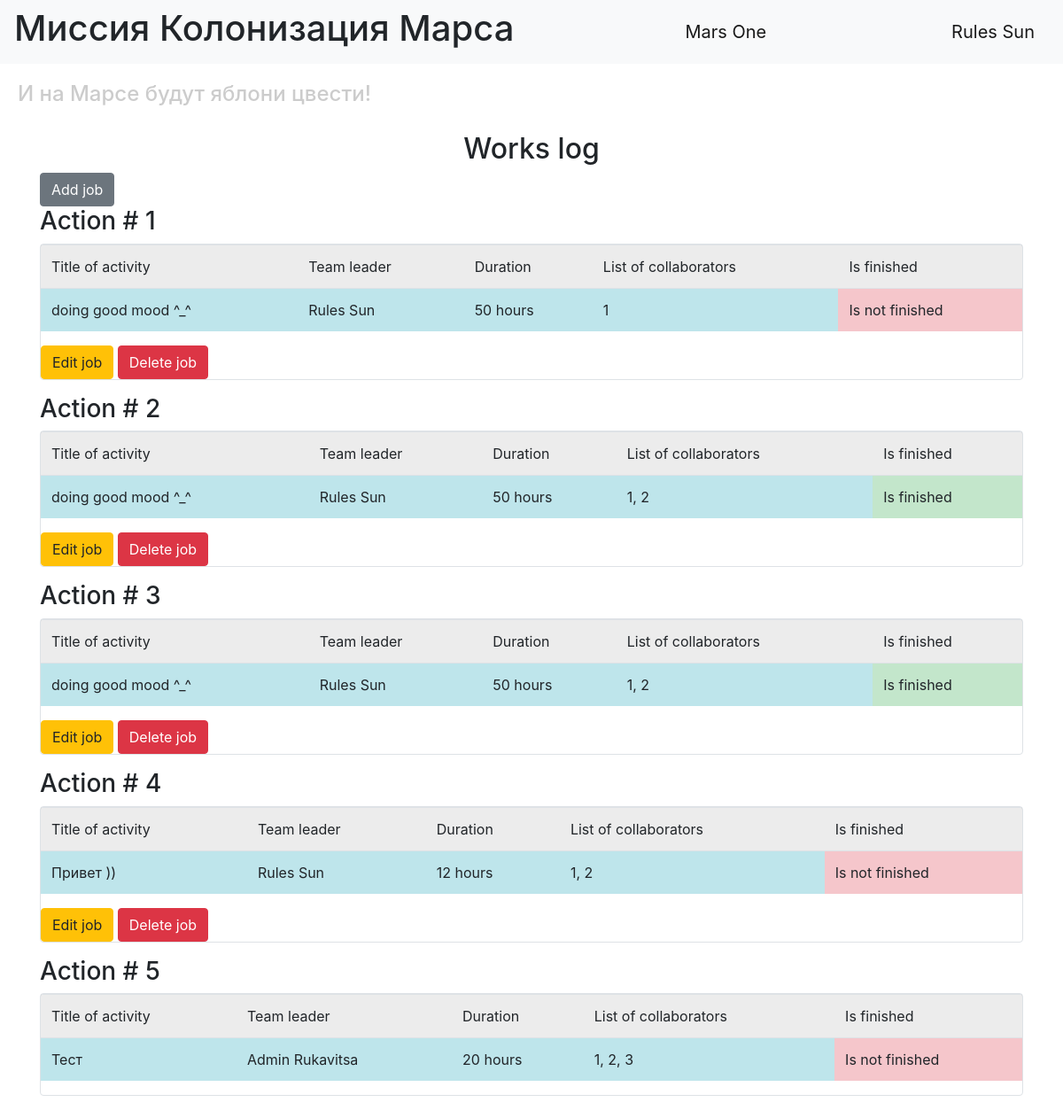
Screenshot of /index (signed in) with the database file from the repository.
### data/users.py (models this page shows, shortened)
class User(SqlAlchemyBase, UserMixin, SerializerMixin):
    __tablename__ = 'users'
    id = sqlalchemy.Column(sqlalchemy.Integer,
                           primary_key=True, autoincrement=True)
    surname = sqlalchemy.Column(sqlalchemy.String, nullable=True)
    name = sqlalchemy.Column(sqlalchemy.String, nullable=True)
    age = sqlalchemy.Column(sqlalchemy.Integer)
    position = sqlalchemy.Column(sqlalchemy.String, nullable=True)
    speciality = sqlalchemy.Column(sqlalchemy.String, nullable=True)
    address = sqlalchemy.Column(sqlalchemy.String, nullable=True)
    email = sqlalchemy.Column(sqlalchemy.String,
                              index=True, unique=True, nullable=True)
    hashed_password = sqlalchemy.Column(sqlalchemy.String, nullable=True)
    modified_date = sqlalchemy.Column(sqlalchemy.DateTime)
    city_from = sqlalchemy.Column(sqlalchemy.String)

### data/jobs.py (models this page shows)
class Jobs(SqlAlchemyBase, UserMixin, SerializerMixin):
    __tablename__ = 'jobs'
    id = sqlalchemy.Column(sqlalchemy.Integer,
                           primary_key=True, autoincrement=True)
    team_leader = sqlalchemy.Column(sqlalchemy.Integer,
                                    sqlalchemy.ForeignKey("users.id"))
    user = orm.relation('User')
    job = sqlalchemy.Column(sqlalchemy.String, nullable=True)
    work_size = sqlalchemy.Column(sqlalchemy.Integer)
    collaborators = sqlalchemy.Column(sqlalchemy.String)
    start_date = sqlalchemy.Column(sqlalchemy.DateTime,
                                   default=datetime.datetime.now)
    end_date = sqlalchemy.Column(sqlalchemy.DateTime)
    is_finished = sqlalchemy.Column(sqlalchemy.Boolean, default=False)

### main.py (the view)
@app.route('/')
@app.route('/index')
def index():
    session = db_session.create_session()
    jobs = session.query(Jobs)
    name, surname = [], []
    for job in jobs:
        for el in session.query(User).filter_by(id=job.team_leader):
            name.append(el.name)
            surname.append(el.surname)
    return render_template("index.html", jobs=jobs, name=name, surname=surname)

### data/db_session.py (called while the page is built)
def create_session() -> Session:
    global __factory
    return __factory()

### main.py (called while the page is built)
@login_manager.user_loader
def load_user(user_id):
    session = db_session.create_session()
    return session.query(User).get(user_id)

### templates/index.html
{% extends "base.html" %}
{% block content %}
<h2 align="center">Works log</h2>
{% if current_user.is_authenticated %}
    <a href="addjob" class="btn btn-secondary">Add job</a>
{% endif %}
{% for item in jobs %}
<h3>Action # {{ loop.index }}</h3>
<div class="col-md6 border rounded">
    <table class="table">
        <tr>
            <td class="table-active">Title of activity</td>
            <td class="table-active">Team leader</td>
            <td class="table-active">Duration</td>
            <td class="table-active">List of collaborators</td>
            <td class="table-active">Is finished</td>
        </tr>
      <tr>
        <td class="table-info">{{ item.job }}</td>
          <td class="table-info">{{ name[loop.index0] }} {{ surname[loop.index0] }}</td>
          <td class="table-info">{{ item.work_size }} hours</td>
          <td class="table-info">{{ item.collaborators }}</td>
          {% if item.is_finished %}
          <td class="table-success"> Is finished</td>
          {% else %}
          <td class="table-danger"> Is not finished</td>
          {% endif %}
      </tr>
    </table>
    {% if current_user.is_authenticated and (current_user == item.user or current_user.id == 1) %}
    <div>
        <a href="/jobs/{{ item.id }}" class="btn btn-warning">Edit job</a>
        <a href="/jobs_delete/{{ item.id }}" class="btn btn-danger">Delete job</a>
    </div>
{% endif %}
</div>
<p>
{% endfor %}
{% endblock %}

### templates/base.html (shortened to what this page needs)
<!DOCTYPE html>
<html lang="en">
<head>
    <link rel="stylesheet" href="https://stackpath.bootstrapcdn.com/bootstrap/4.4.1/css/bootstrap.min.css">
    <link rel="stylesheet" type="text/css" href="/static/css/style.css" />
</head>
  <body>
    <header>
      <nav class="navbar navbar-light bg-light">
          <h1>Миссия Колонизация Марса</h1>
        <a class="navbar-brand" href="#">Mars One</a>
          {% if current_user.is_authenticated %}
    <a class="navbar-brand" href="/logout">{{ current_user.name }} {{ current_user.surname }}</a>
{% else %}
    <p>
        <a class="btn btn-primary " href="/register">Зарегистрироваться</a>
        <a class="btn btn-success" href="/login">Войти</a>
    </p>
{% endif %}
      </nav>
        <h4>И на Марсе будут яблони цвести!</h4>
    </header>
    <main role="main" class="container">
        {% block content %}{% endblock %}
    </main>
  </body>
</html>

### static/css/style.css (style rules this page uses)
h4 { color: #cccccc; padding: 20px; }

### rows the page displays
User: name "Rules", surname "Sun"
Jobs: job "doing good mood ^_^", work_size "50", collaborators "1", is_finished "Is not finished"
Jobs: job "doing good mood ^_^", work_size "50", collaborators "1, 2", is_finished "Is finished"
Jobs: job "doing good mood ^_^", work_size "50", collaborators "1, 2", is_finished "Is finished"
Jobs: job "Привет ))", work_size "12", collaborators "1, 2", is_finished "Is not finished"
Jobs: job "Тест", work_size "20", collaborators "1, 2, 3", is_finished "Is not finished"
User: name "Admin", surname "Rukavitsa"
